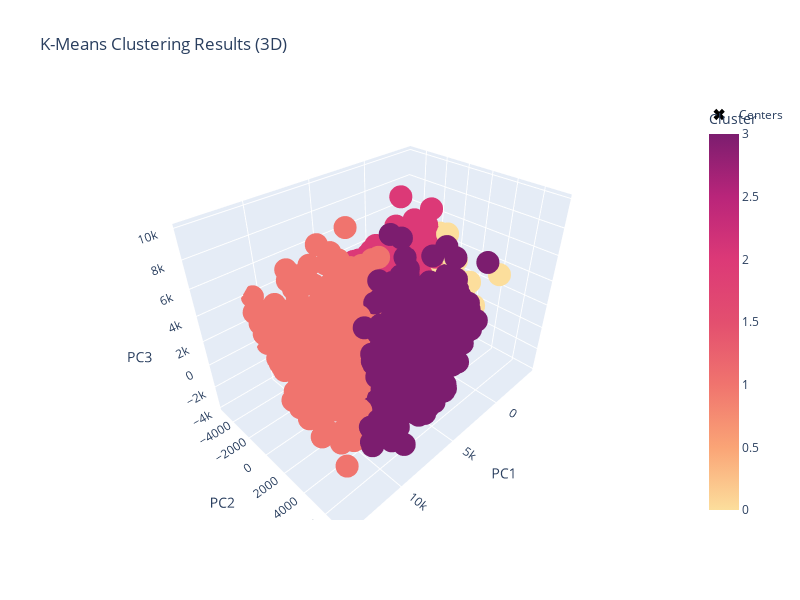

The code cell stored with this chart in its notebook:
### Markdown cell above
Với 3 components (3D)

### Code cell
pca = PCA(n_components=3)
pca_df = pd.DataFrame(pca.fit_transform(data), columns=["PC1", "PC2", "PC3"])
pca_df["Cluster"] = labels
pca_df.head()

centroids_pca = pca.transform(centroids)

fig = px.scatter_3d(
    pca_df,
    x="PC1",
    y="PC2",
    z="PC3",
    color="Cluster",
    title="K-Means Clustering Results (3D)",
    color_continuous_scale=px.colors.sequential.Sunsetdark,
)

fig.add_trace(
    go.Scatter3d(
        x=centroids_pca[:, 0],
        y=centroids_pca[:, 1],
        z=centroids_pca[:, 2],
        mode="markers",
        marker=dict(size=10, color="Black", symbol="x"),
        name="Centers",
    )
)
fig.update_layout(width=800, height=600)
fig.show()

### Figure 1 — Plotly figure (JSON) as saved in the notebook; plotly's stock layout.template omitted (floating-point values rounded to 4 significant figures; data arrays with more than 128 entries replaced by an {"elided": "..."} marker saying what was removed)
{"data": [{"hovertemplate": "PC1=%{x}<br>PC2=%{y}<br>PC3=%{z}<br>Cluster=%{marker.color}<extra></extra>", "legendgroup": "", "marker": {"color": {"elided": "7434 int values"}, "coloraxis": "coloraxis", "symbol": "circle"}, "mode": "markers", "name": "", "scene": "scene", "showlegend": false, "type": "scatter3d", "x": {"elided": "7434 float values"}, "y": {"elided": "7434 float values"}, "z": {"elided": "7434 float values"}}, {"marker": {"color": "Black", "size": 10, "symbol": "x"}, "mode": "markers", "name": "Centers", "type": "scatter3d", "x": [-2149.0, 6536.0, 1502.0, 3390.0], "y": [95.76, -1652.0, -1254.0, 2877.0], "z": [-55.7, -124.6, 370.5, -300.0]}], "layout": {"coloraxis": {"colorbar": {"title": {"text": "Cluster"}}, "colorscale": [[0, "rgb(252, 222, 156)"], [0.1667, "rgb(250, 164, 118)"], [0.3333, "rgb(240, 116, 110)"], [0.5, "rgb(227, 79, 111)"], [0.6667, "rgb(220, 57, 119)"], [0.8333, "rgb(185, 37, 122)"], [1, "rgb(124, 29, 111)"]]}, "height": 600, "legend": {"tracegroupgap": 0}, "scene": {"domain": {"x": [0, 1], "y": [0, 1]}, "xaxis": {"title": {"text": "PC1"}}, "yaxis": {"title": {"text": "PC2"}}, "zaxis": {"title": {"text": "PC3"}}}, "title": {"text": "K-Means Clustering Results (3D)"}, "width": 800}}
